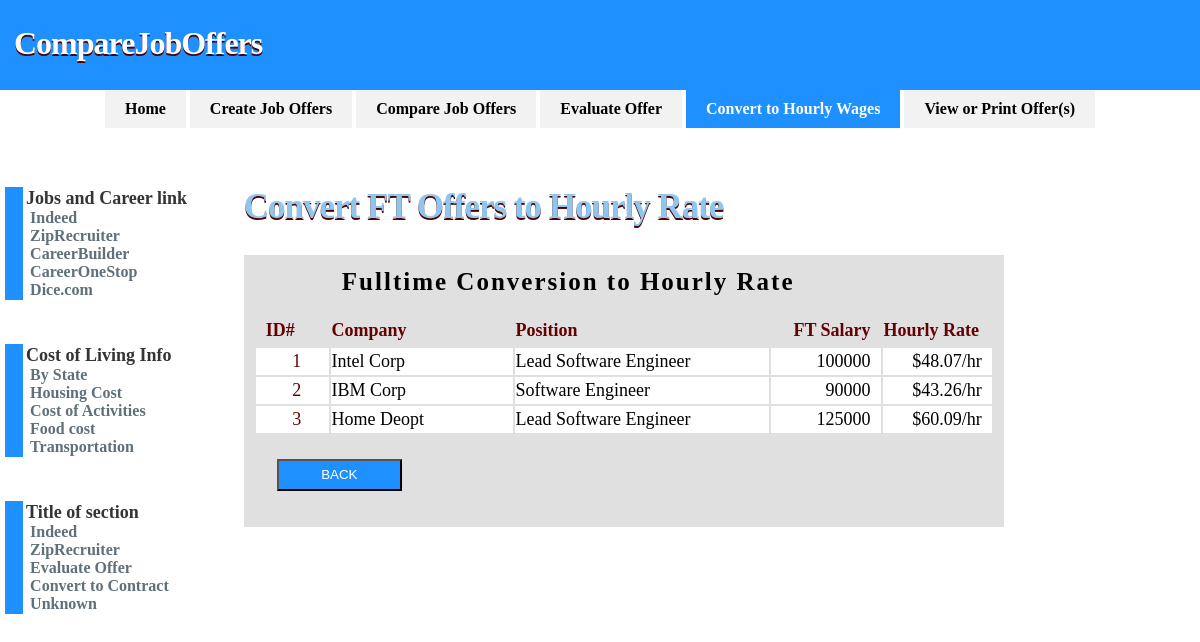
Screenshot of /offer/converttohours.php (signed in) with the database file from the repository.
### tables this page shows
CREATE TABLE `offer` (
  `OfferID` smallint(6) NOT NULL AUTO_INCREMENT,
  `UserID` smallint(6) NOT NULL,
  `ColID` smallint(6) NOT NULL,
  `OfferType` varchar(3) NOT NULL,
  `Company` varchar(80) NOT NULL,
  `Position` varchar(80) NOT NULL,
  `Salary` float DEFAULT NULL,
  `Hourly` float DEFAULT NULL,
  `Normalworkhours` smallint(6) NOT NULL,
  `Signbonus` decimal(10,2) DEFAULT NULL,
  `Yearendbonus` varchar(3) DEFAULT NULL,
  `Stocks` varchar(3) DEFAULT NULL,
  `401k` decimal(5,2) DEFAULT NULL,
  `Pension` varchar(3) DEFAULT NULL,
  `Pto` smallint(6) NOT NULL,
  `Medicaloffered` varchar(3) DEFAULT NULL,
  `PromotionOpt` varchar(3) DEFAULT NULL,
  `ReimburseExp` float DEFAULT NULL,
  `Relocate` varchar(3) DEFAULT NULL,
  `PaidRelocate` varchar(3) DEFAULT NULL,
  `Active` smallint(6) NOT NULL,
  `State` varchar(3) DEFAULT NULL,
  `City` varchar(80) DEFAULT NULL,
  `Area` varchar(132) DEFAULT NULL,
  PRIMARY KEY (`OfferID`),
  UNIQUE KEY `OfferID_UNIQUE` (`OfferID`)
);

### offer/converttohours.php (the view, shortened to what this page needs)
<?php
    include '../includes/header.php';
?>
<div align="center">
    <div class="tabbable">
        <ul class="tabs">
            <li><a href="./home.php"
                   style="background-color: #f2f2f2; color: black" >
                    <b>Home</b>
                </a>
            </li>
            <li><a href="./createoffers.php"><b>Create Job Offers</b></a></li>
            <li><a href="./compareoffers.php"><b>Compare Job Offers</b></a></li>
            <li><a href="./evaloffer.php"><b>Evaluate Offer</b></a></li>
            <li><a class="active"><b>Convert to Hourly Wages</b></a></li>
            <li><a href="./viewprintoffers.php"><b>View or Print Offer(s)</b></a></li>
        </ul>
    <table width="1200">
        <tr>
            <td width="20%">
               <br><br><br>
               <?php include '../includes/nav_links.php'; ?>
            </td>
            <td width="80%" align="left"  valign="top" >
                <br><br>
                <h1 id="caption_h1">Convert FT Offers to Hourly Rate</h1>
            <form action="buildMailer.php" method="POST">
            <table border="0" id="cmpformtable" width="600">
              <tr>
                   <td colspan="4" align="center">
                       <h1 id="title_h1"><B>Fulltime Conversion to Hourly Rate</B></h1>
                   </td>
               </tr>
            <?php
                $ID = $_SESSION['userID'];
                $mysqli = db_connect();
                $query = 'select * from offer where UserID=' . $ID;
                $result = $mysqli->query($query);
            ?>
                    <tr>
                        <td align="left" height="30" valign="center" style="color: #660000; font-family: Times New Roman; font-size: 18px">
                            <b>&nbsp;&nbsp;ID#</b>
                        </td>
                        <td align="left" height="30" valign="center" style="color: #660000; font-family: Times New Roman; font-size: 18px">
                            <b>Company</b>
                        </td>
                        <td align="left" height="30" valign="center" style="color: #660000; font-family: Times New Roman; font-size: 18px">
                            <b>Position</b>
                        </td>
                        <td align="right" height="30" valign="center" style="color: #660000; font-family: Times New Roman; font-size: 18px">
                            <b>FT Salary</b>&nbsp;&nbsp;
                        </td>
                        <td align="left" height="30" valign="center" style="color: #660000; font-family: Times New Roman; font-size: 18px">
                            <b>Hourly Rate</b>
                        </td>
                   </tr>
            <?php
                $i = 0;
                while ($row = mysqli_fetch_array($result)) {
                    $i = $i + 1;
                    $HourlyRate =  $row['Salary']/52/$row['Normalworkhours'];
            ?>
                   <tr>
                        <td width="10%" height="27px" align="center" valign="center"
                            style="background-color: white; font-family: Times New Roman; font-size: 18px">
                            &nbsp;&nbsp;<a href="<?php echo ''; ?>" style="color: #660000"><?php echo $i; ?></a>
                        </td>
                        <td width="25%" height="27px" align="left" valign="center"
                            style="background-color: white; font-family: Times New Roman; font-size: 18px">
                           <?php echo $row['Company']; ?>
                        </td>
                        <td width="35%" height="27px" align="left" valign="center"
                            style="background-color: white; font-family: Times New Roman; font-size: 18px">
                           <?php echo $row['Position']; ?> &nbsp;
                        </td>
                        <td width="15%" height="27px" align="right" valign="center"
                            style="background-color: white; font-family: Times New Roman; font-size: 18px">
                           <?php
                                echo $row['Salary'];
                           ?> &nbsp;
                        </td>
                        <td width="20%" height="27px" align="right" valign="center"
                            style="background-color: white; font-family: Times New Roman; font-size: 18px">
                           <?php
                                echo '$' . floor($HourlyRate * 100)/100 . '/hr';
                           ?> &nbsp;
                        </td>
                    </tr>
                <?php }
                  ?>
                    <br>
                <tr>
                <td colspan='4' height="60" align="left" valign="top"
                  style="font-family: Times New Roman; font-size: 20px;" >
                   <br>&nbsp;&nbsp;&nbsp;
                   <input type="button" value="BACK"
                   onclick="window.location.href='javascript:history.back()'"
                   style="color: white; height: 32px; width: 125px;
                   background-color:  DodgerBlue" />
                   <br><br>
                </td>
            </tr>
            </table>
            </form>
            </td>
        </tr>
    </table>
</div>
</div>
</body>
</html>

### css/style.css (style rules this page uses)
#caption_h1 { font-size: 35px; color: #90c6ed; margin: 0; padding-top: 20px; padding-bottom: 10px; font: bold Helvetica, Arial, sans-serif; letter-spacing: -1px; text-shadow: 0 2px 0 #510000; }
#cmpformtable { width: 760px; height: 20px; padding: 10px; background-color: #E0E0E0; font-family: Times New Roman; }
#title_h1 { letter-spacing: 2px; font-size: 25px; color: black; font-family: Times New Roman;; }
a { text-decoration: none; }
a:link, a:visited { color: blue; }

### css/tabstyle.css (style rules this page uses)
.tabbable .tabs { list-style: none; margin: 0 10px; padding: 0; }
.tabbable .tabs li { list-style: none; margin: 0; padding: 0; display: inline-block; position: relative; z-index: 1; }
.tabbable .tabs li a { border-radius: 0px 0px 0 0; padding: 10px 20px; display:inline-block; background:#f2f2f2; color:#000000; text-decoration:none; }
.tabbable .tabs li a.active { border-bottom-color: #fff; background: DodgerBlue; color: #ffffff; }

### css/userstyle.css (style rules this page uses)
body { margin:0; padding:0; background-color:#FFF; }

### rows the page displays
offer: Company "Intel Corp", Position "Lead Software Engineer", Salary "100000", floor($HourlyRate * 100)/100 "48.07"
offer: Company "IBM Corp", Position "Software Engineer", Salary "90000", floor($HourlyRate * 100)/100 "43.26"
offer: Company "Home Deopt", Position "Lead Software Engineer", Salary "125000", floor($HourlyRate * 100)/100 "60.09"
